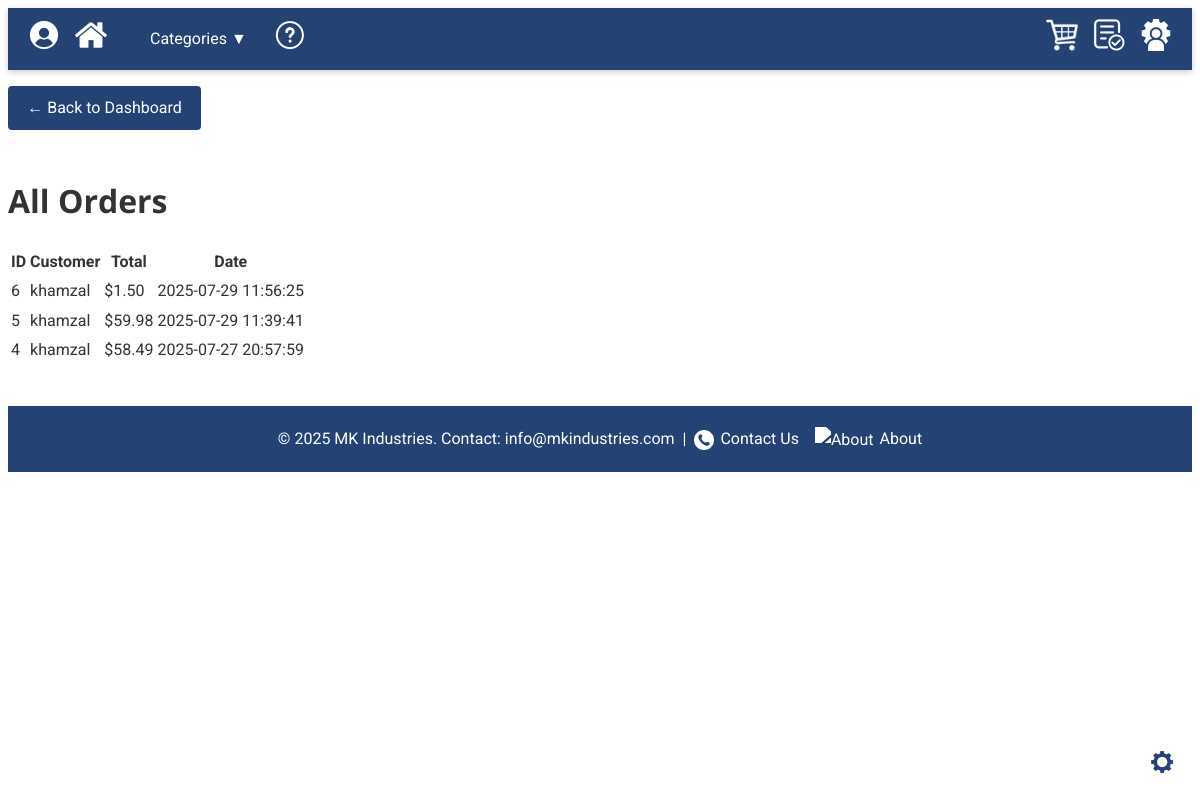
The app's page /admin/orders.php (signed in) with its own data.
### tables this page shows
CREATE TABLE `orders` (
  `order_id` int(11) NOT NULL,
  `customer_name` varchar(100) NOT NULL,
  `customer_email` varchar(100) NOT NULL,
  `total` decimal(10,2) NOT NULL,
  `order_date` datetime NOT NULL DEFAULT current_timestamp(),
  `user_id` int(11) NOT NULL,
  `status` enum('pending','paid','shipped','cancelled') NOT NULL DEFAULT 'pending',
  `total_amount` decimal(12,2) NOT NULL,
  `ordered_at` timestamp NOT NULL DEFAULT current_timestamp()
);

CREATE TABLE `users` (
  `user_id` int(11) NOT NULL,
  `username` varchar(50) NOT NULL,
  `email` varchar(100) NOT NULL,
  `password_hash` varchar(255) NOT NULL,
  `role` enum('customer','admin') NOT NULL DEFAULT 'customer',
  `is_active` tinyint(1) NOT NULL DEFAULT 1,
  `status` enum('active','disabled') NOT NULL DEFAULT 'active',
  `created_at` timestamp NOT NULL DEFAULT current_timestamp()
);

### db.php (called while the page is built, shortened)
<?php
class Database {
    private $host     = '127.0.0.1';
    private $db_name  = 'schoolstore_db';
    private $username = 'root';
    private $password = '';
    public  $conn;
    public function getConnection() {
        if ($this->conn === null) {
            try {
                $this->conn = new PDO(
                    "mysql:host={$this->host};dbname={$this->db_name};charset=utf8mb4",
                    $this->username,
                    $this->password
                );
                $this->conn->setAttribute(PDO::ATTR_ERRMODE, PDO::ERRMODE_EXCEPTION);
            } catch (PDOException $e) {
                echo "Connection error: " . $e->getMessage();
                exit;
            }
        }
        return $this->conn;
    }
    public function query($sql, $params = []) {
        $stmt = $this->conn->prepare($sql);
        $stmt->execute($params);
        return $stmt;
    }
}

### admin/orders.php (the view, shortened to what this page needs)
<?php
$root='../';
include $root.'header.php';
require_once $root.'db.php';
$db     = new Database();
$orders = $db->query("
  SELECT o.order_id, u.username, o.total, o.order_date
    FROM orders o
    JOIN users   u ON o.user_id=u.user_id
   ORDER BY o.order_date DESC
")->fetchAll();
?>
<main class="admin-dashboard">
  <p><a href="index.php" class="button">&larr; Back to Dashboard</a></p>
  <h1>All Orders</h1>
  <table>
    <thead>
      <tr>
        <th>ID</th><th>Customer</th><th>Total</th><th>Date</th>
      </tr>
    </thead>
    <tbody>
      <?php foreach($orders as $o): ?>
      <tr>
        <td><?=$o['order_id']?></td>
        <td><?=htmlspecialchars($o['username'])?></td>
        <td>$<?=number_format($o['total'],2)?></td>
        <td><?=htmlspecialchars($o['order_date'])?></td>
      </tr>
      <?php endforeach;?>
    </tbody>
  </table>
</main>
<?php include $root.'footer.php'; ?>

### assets/css/styles.css (style rules this page uses)
:root { --primary-color: #244273; --secondary-color: #f0f0f0; --accent-color: #66c; --font-sans: 'Roboto', sans-serif; --font-heading: 'Open Sans', sans-serif; }
body { font-family: var(--font-sans); line-height: 1.6; color: #333; }
h1, h2, h3, h4 { font-family: var(--font-heading); margin-top: 1.4em; margin-bottom: 0.6em; }
.button { background: var(--primary-color); color: #fff; border: none; padding: 0.6rem 1.2rem; font-size: 1rem; cursor: pointer; border-radius: 4px; transition: background-color 0.3s ease, transform 0.2s ease; }

### records on screen
orders: order_id "6", user.username "khamzal", total "1.50", order_date "2025-07-29 11:56:25"
orders: order_id "5", user.username "khamzal", total "59.98", order_date "2025-07-29 11:39:41"
orders: order_id "4", user.username "khamzal", total "58.49", order_date "2025-07-27 20:57:59"
